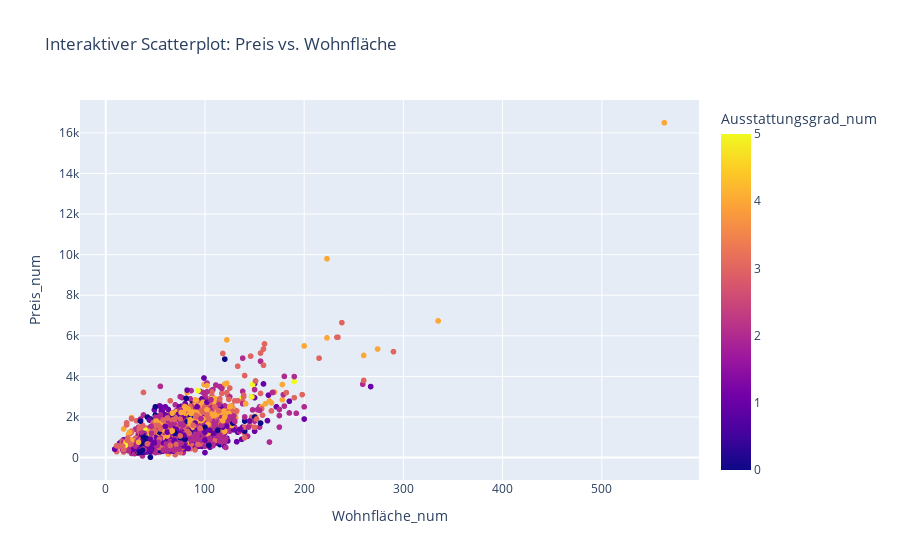

Notebook code cell kept with this figure:
### Code cell
# %% [markdown]
# # Analyse der Mietpreise: Verschiedene Visualisierungen
# 
# Basierend auf deiner CSV-Datei mit Preisen, Wohnflächen, Bezirken und Ausstattungsgrad.

# %%
import pandas as pd
import matplotlib.pyplot as plt
import seaborn as sns
import plotly.express as px

# Für schönere Plots
sns.set_style("whitegrid")

# %%
# CSV laden (Pfad anpassen!)
df = pd.read_csv("immowelt_wohnungen_complete.csv")

# %%
# Preis und Wohnfläche in numerisch umwandeln (Strings säubern)
df["Preis_num"] = pd.to_numeric(df["Preis"].str.replace(r"[^\d]", "", regex=True), errors='coerce')
df["Wohnfläche_num"] = pd.to_numeric(df["Wohnfläche"].str.extract(r"(\d+\.?\d*)")[0], errors='coerce')
df["Zimmer_num"] = pd.to_numeric(df["Zimmer"].str.extract(r"(\d+\.?\d*)")[0], errors='coerce')

# Ausstattungsgrad in Zahl (falls nicht schon numerisch)
df["Ausstattungsgrad_num"] = pd.to_numeric(df["Ausstattungsgrad"], errors='coerce')

# %%
# 1. Scatterplot: Preis vs. Wohnfläche, Farbe = Ausstattungsgrad
plt.figure(figsize=(10,6))
sns.scatterplot(data=df, x="Wohnfläche_num", y="Preis_num", hue="Ausstattungsgrad_num", palette="viridis", alpha=0.7)
plt.title("Preis vs. Wohnfläche (Farbe = Ausstattungsgrad)")
plt.xlabel("Wohnfläche (qm)")
plt.ylabel("Preis (€)")
plt.legend(title="Ausstattungsgrad")
plt.show()

# %%
# 2. Hexbin Plot: Dichte von Preis und Wohnfläche
plt.figure(figsize=(10,6))
plt.hexbin(df['Wohnfläche_num'], df['Preis_num'], gridsize=40, cmap='Blues', mincnt=1)
plt.colorbar(label='Anzahl der Wohnungen')
plt.title('Hexbin Plot: Preis vs. Wohnfläche')
plt.xlabel('Wohnfläche (qm)')
plt.ylabel('Preis (€)')
plt.show()

# %%
# 3. Boxplot: Preisverteilung pro Bezirk
plt.figure(figsize=(12,6))
sns.boxplot(data=df, x='Bezirk', y='Preis_num')
plt.xticks(rotation=45, ha='right')
plt.title('Preisverteilung pro Bezirk')
plt.tight_layout()
plt.show()

# %%
# 4. Interaktiver Scatterplot mit Plotly (nur in Jupyter mit Internetzugang)
fig = px.scatter(df, x='Wohnfläche_num', y='Preis_num', color='Ausstattungsgrad_num',
                 hover_data=['Bezirk', 'Zimmer_num'],
                 title="Interaktiver Scatterplot: Preis vs. Wohnfläche")
fig.show()

# %%
# 5. Scatter Matrix (Pairplot) für wichtige Features
sns.pairplot(df[['Preis_num', 'Wohnfläche_num', 'Zimmer_num', 'Ausstattungsgrad_num']].dropna())
plt.suptitle("Scatter Matrix wichtiger Features", y=1.02)
plt.show()

### Figure 1 — Plotly figure (JSON) as saved in the notebook; plotly's stock layout.template omitted (floating-point values rounded to 4 significant figures; data arrays with more than 128 entries replaced by an {"elided": "..."} marker saying what was removed)
{"data": [{"customdata": {"elided": "3076x2 mixed values"}, "hovertemplate": "Wohnfläche_num=%{x}<br>Preis_num=%{y}<br>Bezirk=%{customdata[0]}<br>Zimmer_num=%{customdata[1]}<br>Ausstattungsgrad_num=%{marker.color}<extra></extra>", "legendgroup": "", "marker": {"color": {"elided": "3076 int values"}, "coloraxis": "coloraxis", "symbol": "circle"}, "mode": "markers", "name": "", "showlegend": false, "type": "scattergl", "x": {"elided": "3076 int values"}, "xaxis": "x", "y": {"elided": "3076 float values"}, "yaxis": "y"}], "layout": {"coloraxis": {"colorbar": {"title": {"text": "Ausstattungsgrad_num"}}, "colorscale": [[0, "#0d0887"], [0.1111, "#46039f"], [0.2222, "#7201a8"], [0.3333, "#9c179e"], [0.4444, "#bd3786"], [0.5556, "#d8576b"], [0.6667, "#ed7953"], [0.7778, "#fb9f3a"], [0.8889, "#fdca26"], [1, "#f0f921"]]}, "legend": {"tracegroupgap": 0}, "title": {"text": "Interaktiver Scatterplot: Preis vs. Wohnfläche"}, "xaxis": {"anchor": "y", "domain": [0, 1], "title": {"text": "Wohnfläche_num"}}, "yaxis": {"anchor": "x", "domain": [0, 1], "title": {"text": "Preis_num"}}}}
